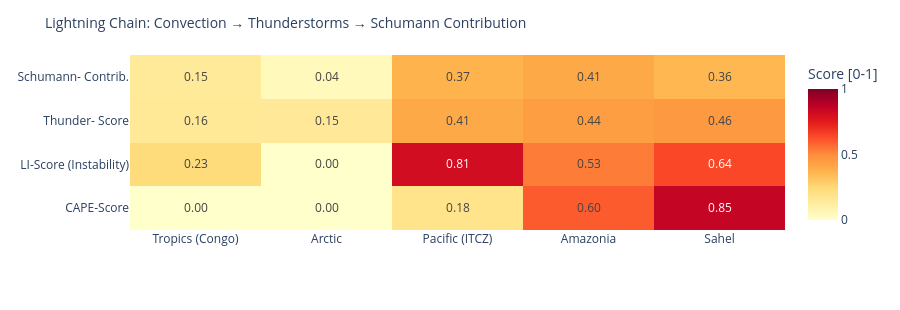

Here is the notebook cell this chart was saved with:
### Code cell
# ============================================================
# LIGHTNING CHAIN: Convection → Thunderstorms → Schumann
# Shows the causal chain per measurement point as heatmap
# ============================================================

def cape_score(v):
    """CAPE → normalized score [0,1]"""
    if v is None or pd.isna(v): return 0.0
    return min(1.0, float(v) / 3000)

def li_score(v):
    """Lifted Index: negative = unstable → score [0,1]"""
    if v is None or pd.isna(v): return 0.3
    return min(1.0, max(0.0, (-float(v) + 6) / 12))

def cloud_score(v):
    if v is None or pd.isna(v): return 0.3
    return float(v) / 100

def thunder_score(row):
    """Kombinierter Gewitterwahrscheinlichkeits-Score
    CAPE + LI + Bedeckung + WMO-Gewitter + konvektiver Niederschlag (showers)
    Hinweis: X-Ray und Kp sind kein Bestandteil – nur geomagn./solarer Kontext.
    """
    cs = cape_score(row.get('cape'))
    ls = li_score(row.get('li'))
    cl = cloud_score(row.get('cloud'))
    t  = 1.0 if row.get('thunderstorm') else 0.0
    # Convective precipitation (showers) as additional indicator
    sh = min(1.0, (row.get('showers') or 0) / 5.0)
    return round(cs * 0.30 + ls * 0.25 + cl * 0.15 + t * 0.20 + sh * 0.10, 3)

def schumann_contribution(t_score, lat):
    """Schumann contribution: higher in tropics (±30°), scaled by thunderstorm score"""
    lat_weight = max(0.3, 1.0 - abs(lat) / 60)
    return round(t_score * lat_weight, 3)

df_atm['cape_score']   = df_atm.apply(lambda r: cape_score(r['cape']), axis=1)
df_atm['li_score']     = df_atm.apply(lambda r: li_score(r['li']),    axis=1)
df_atm['thunder_score']= df_atm.apply(lambda r: thunder_score(r.to_dict()), axis=1)
df_atm['schumann_contribution'] = df_atm.apply(
    lambda r: schumann_contribution(r['thunder_score'], r['lat']), axis=1)

metrics = ['cape_score', 'li_score', 'thunder_score', 'schumann_contribution']
labels  = ['CAPE-Score', 'LI-Score\n(Instability)', 'Thunder-\nScore', 'Schumann-\nContrib.']
z_data  = [df_atm[m].tolist() for m in metrics]

fig = go.Figure(go.Heatmap(
    z=z_data,
    x=df_atm['point'].tolist(),
    y=labels,
    colorscale='YlOrRd',
    zmin=0, zmax=1,
    text=[[f'{v:.2f}' for v in row] for row in z_data],
    texttemplate='%{text}', textfont=dict(size=12),
    colorbar=dict(title='Score [0-1]')
))
fig.update_layout(
    title=dict(text='Lightning Chain: Convection → Thunderstorms → Schumann Contribution', font=dict(size=14)),
    height=310,
    plot_bgcolor='rgba(0,0,0,0)', paper_bgcolor='rgba(0,0,0,0)',
    margin=dict(l=130, r=80, t=55, b=80)
)
fig.show()

### Figure 1 — Plotly figure (JSON) as saved in the notebook; plotly's stock layout.template omitted (floating-point values rounded to 4 significant figures)
{"data": [{"colorbar": {"title": {"text": "Score [0-1]"}}, "colorscale": [[0.0, "rgb(255,255,204)"], [0.125, "rgb(255,237,160)"], [0.25, "rgb(254,217,118)"], [0.375, "rgb(254,178,76)"], [0.5, "rgb(253,141,60)"], [0.625, "rgb(252,78,42)"], [0.75, "rgb(227,26,28)"], [0.875, "rgb(189,0,38)"], [1.0, "rgb(128,0,38)"]], "text": [["0.00", "0.00", "0.18", "0.60", "0.85"], ["0.23", "0.00", "0.81", "0.53", "0.64"], ["0.16", "0.15", "0.41", "0.44", "0.46"], ["0.15", "0.04", "0.37", "0.41", "0.36"]], "textfont": {"size": 12}, "texttemplate": "%{text}", "type": "heatmap", "x": ["Tropics (Congo)", "Arctic", "Pacific (ITCZ)", "Amazonia", "Sahel"], "y": ["CAPE-Score", "LI-Score\n(Instability)", "Thunder-\nScore", "Schumann-\nContrib."], "z": [[0.0, 0.0, 0.1833, 0.6, 0.8533], [0.2333, 0.0, 0.8083, 0.5333, 0.6417], [0.156, 0.15, 0.406, 0.442, 0.458], [0.146, 0.045, 0.372, 0.405, 0.359]], "zmax": 1, "zmin": 0}], "layout": {"height": 310, "margin": {"b": 80, "l": 130, "r": 80, "t": 55}, "paper_bgcolor": "rgba(0,0,0,0)", "plot_bgcolor": "rgba(0,0,0,0)", "title": {"font": {"size": 14}, "text": "Lightning Chain: Convection → Thunderstorms → Schumann Contribution"}}}
